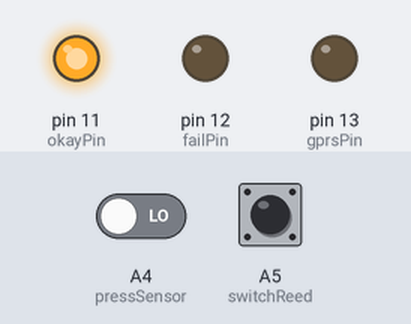
This sketch was run on a simulated Arduino Uno, built with avr-gcc and run on an emulated ATmega328P. Parts: output pins drawn as LEDs (lit = HIGH). The inputs (shaded band) are chosen by the test bench; at power-on: A4 (pressSensor) LOW, A5 (switchReed) LOW.

Above: at 1.2 s.
1.3 s: A4 (pressSensor) driven HIGH
At 2.5 s:
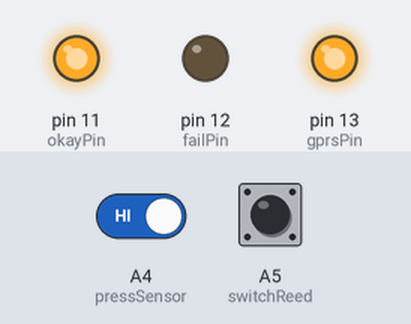
2.8 s: A5 (switchReed) pulled HIGH for 0.15 s
At 2.87 s:
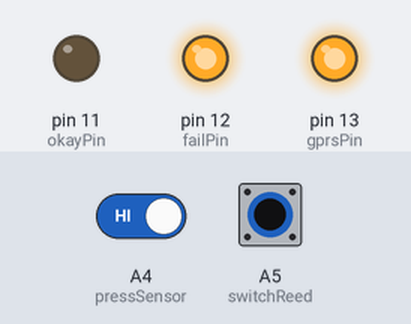
4.4 s: A5 (switchReed) pulled HIGH for 3.2 s
At 8.5 s:
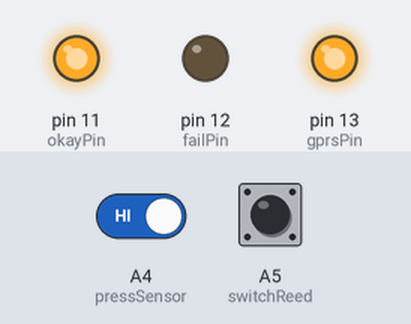
9.1 s: A4 (pressSensor) driven LOW
At 9.7 s:
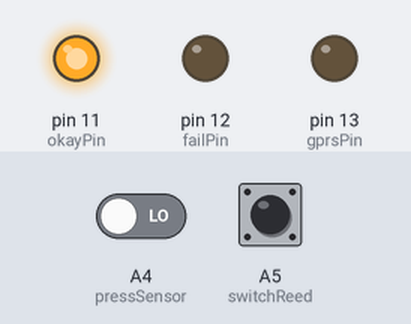
10.6 s: A5 (switchReed) pulled HIGH for 1 s
At 11.4 s:
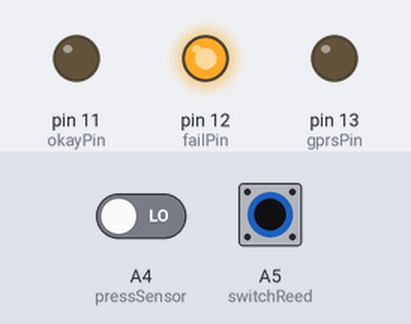
Timing chart, 0 to 13.6 s (numbered marks = the images above; inputs shaded):
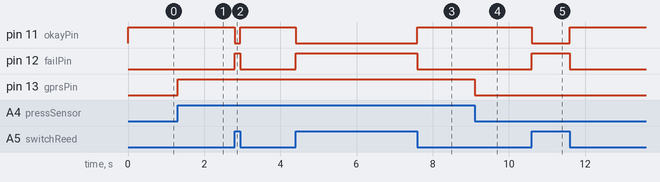

The sketch:

LID___LOAD_test.ino
```cpp
//Lamps
int gprsPin = 13;
int failPin = 12;
int okayPin = 11;

//Set up reed switch
int switchReed=A5;

//Pressure sensor
int pressSensor=A4;

void setup() {
  // put your setup code here, to run once:
 pinMode(gprsPin, OUTPUT);
  pinMode(failPin, OUTPUT);
  pinMode(okayPin, OUTPUT);
}

void loop() {
  // put your main code here, to run repeatedly:

  //Check lid
  if (digitalRead(switchReed)==1){
       digitalWrite(failPin, HIGH);
       digitalWrite(okayPin, LOW);
    }
    //Open
    else{
        digitalWrite(failPin, LOW);
        digitalWrite(okayPin, HIGH);
    };

    //Check pressure sensor
    if (digitalRead(pressSensor)==1){
      digitalWrite(gprsPin, HIGH);
    }
    //Not loaded
    else{
      digitalWrite(gprsPin, LOW);
    }


}
```

Measured:
- after the input at 1.3 s, pin 13 (gprsPin): LOW → HIGH at once
- after the input at 2.8 s, pin 11 (okayPin): HIGH → LOW at once, → HIGH 0.15 s later; pin 12 (failPin): LOW → HIGH at once, → LOW 0.15 s later
- after the input at 4.4 s, pin 11 (okayPin): HIGH → LOW at once, → HIGH 3.2 s later; pin 12 (failPin): LOW → HIGH at once, → LOW 3.2 s later
- after the input at 9.1 s, pin 13 (gprsPin): HIGH → LOW at once
- after the input at 10.6 s, pin 11 (okayPin): HIGH → LOW at once, → HIGH 1.0 s later; pin 12 (failPin): LOW → HIGH at once, → LOW 1.0 s later
